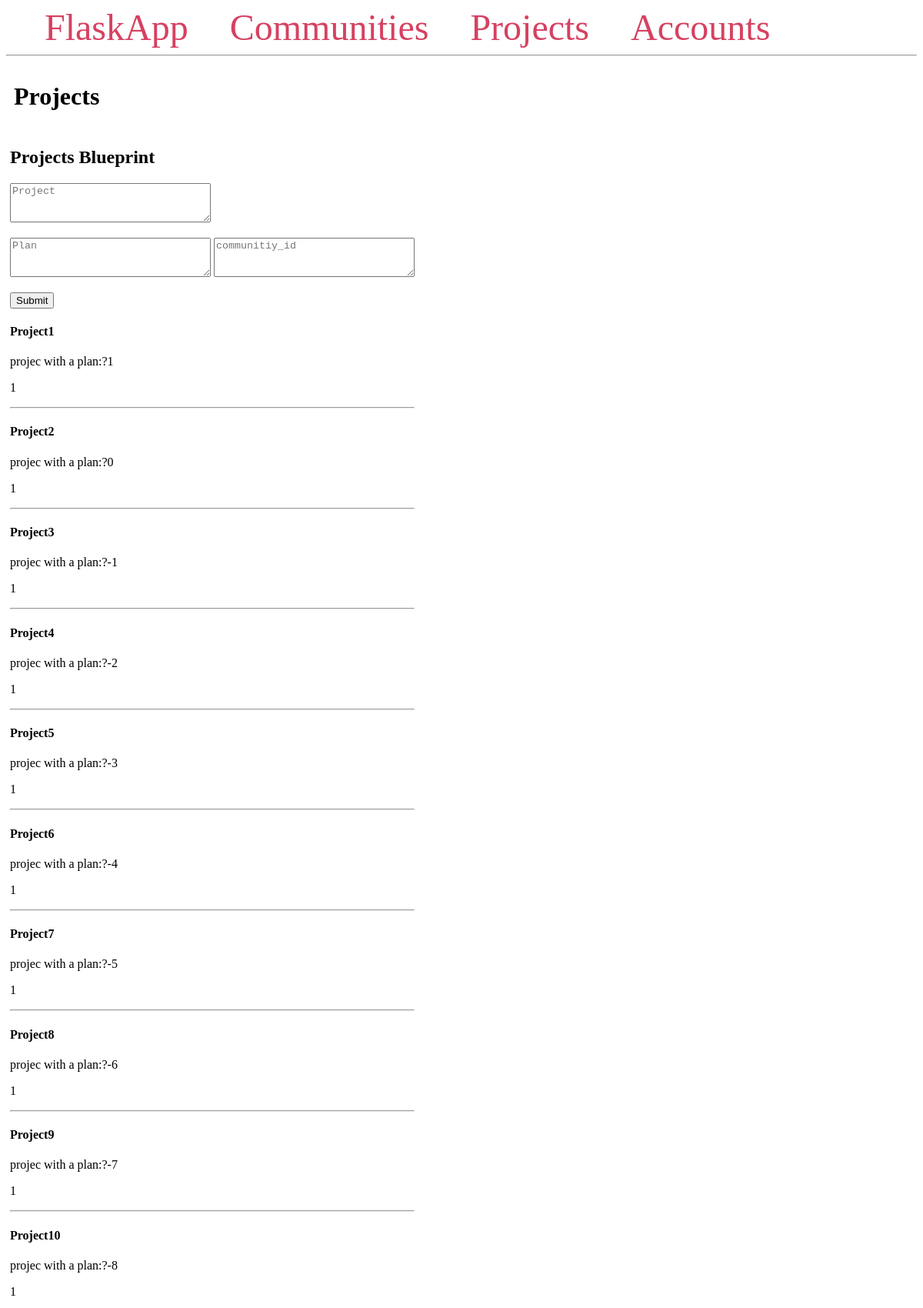
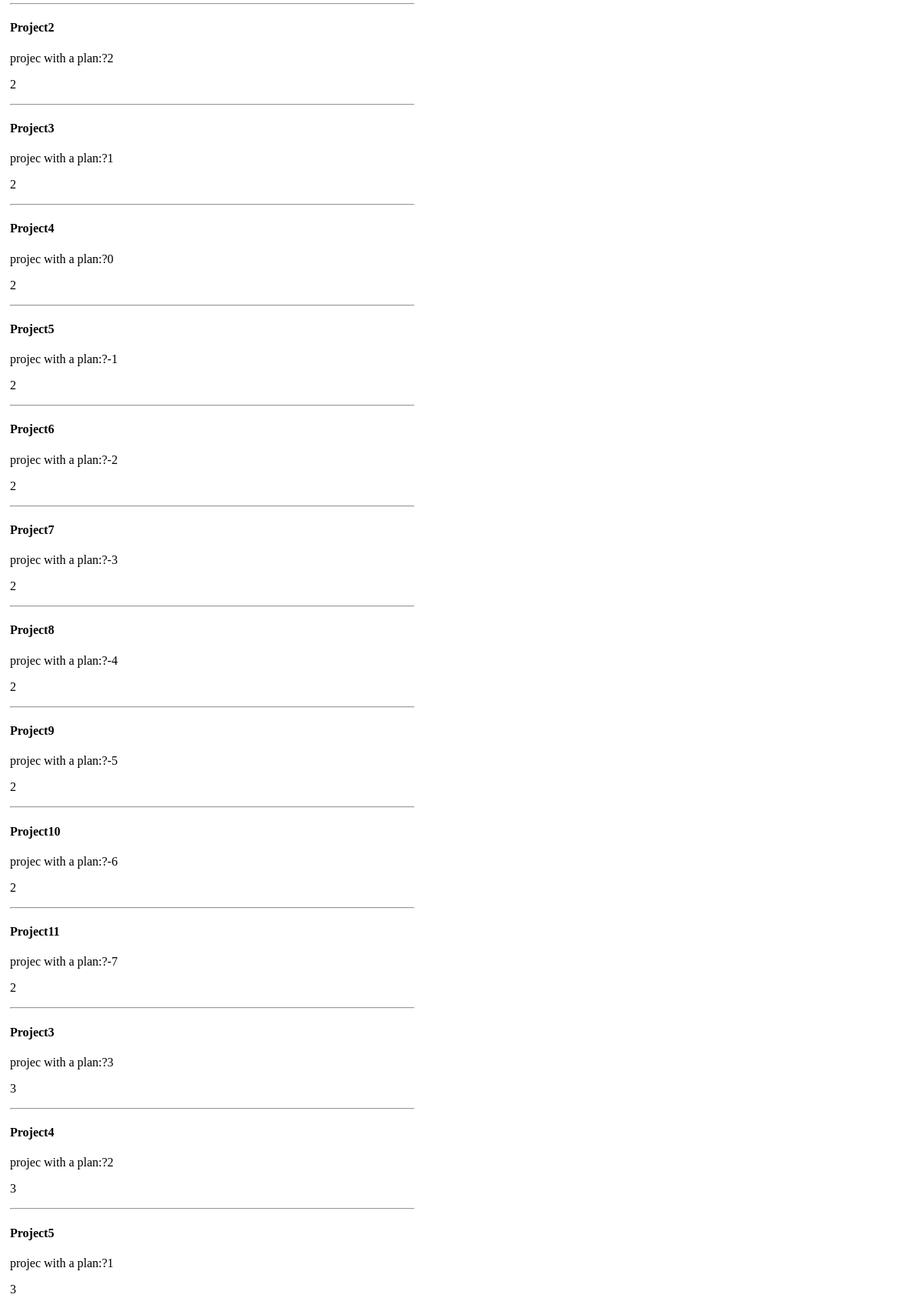
/projects/ (upper part), run on the app's committed database (2 pictures, top to bottom).
### app/models/project.py (models this page shows, shortened)
class Project(db.Model):
    id = db.Column(db.Integer, primary_key=True)
    title = db.Column(db.Text)
    plan = db.Column(db.Text)
    community_id = db.Column(db.Integer, db.ForeignKey('community.id'))

### app/projects/routes.py (the view, shortened to what this page needs)
@bp.route('/', methods=('GET', 'POST'))
def index():
    projects = Project.query.all()
    return render_template('projects/index.html', projects=projects)

### app/templates/projects/index.html
{% extends 'base.html' %}
{% block content %}
    <span class="title">
        <h1>{% block title %} Projects {% endblock %}</h1>
    </span>
    <div class="projects">
        <h2>Projects Blueprint</h2>
        <div class="projects">
            <div class="new-projects">
                <form method="POST">
                    <p>
                        <textarea id="q-content"
                                name="title"
                                placeholder="Project"
                                cols="30" rows="3"></textarea>
                    </p>
                        <textarea id="q-answer"
                                name="plan"
                                placeholder="Plan"
                                cols="30" rows="3"></textarea>
                        <textarea id="q-id"
                                name="community_id"
                                placeholder="communitiy_id"
                                cols="30" rows="3"></textarea>
                    <p><input type="submit"></p>
                </form>
            </div>
            <div class="projects-list">
                {% for project in projects %}
                    <div class="project">
                        <h4>{{ project.title }}</h4>
                        <p>{{ project.plan }}</p>
                        <p>{{ project.community_id }}</p>
                        <hr>
                    </div>
                {% endfor %}
            </div>
        </div>
    </div>
{% endblock %}

### app/templates/base.html (style rules this page uses)
h2 { width: 100%; }
.title { margin: 5px; width: 100%; }

### data on the page
Project: title "Project1", plan "projec with a plan:?1", community_id "1"
Project: title "Project2", plan "projec with a plan:?0", community_id "1"
Project: title "Project3", plan "projec with a plan:?-1", community_id "1"
Project: title "Project4", plan "projec with a plan:?-2", community_id "1"
Project: title "Project5", plan "projec with a plan:?-3", community_id "1"
Project: title "Project6", plan "projec with a plan:?-4", community_id "1"
Project: title "Project7", plan "projec with a plan:?-5", community_id "1"
Project: title "Project8", plan "projec with a plan:?-6", community_id "1"
Project: title "Project9", plan "projec with a plan:?-7", community_id "1"
Project: title "Project10", plan "projec with a plan:?-8", community_id "1"
Project: title "Project2", plan "projec with a plan:?2", community_id "2"
Project: title "Project3", plan "projec with a plan:?1", community_id "2"
Project: title "Project4", plan "projec with a plan:?0", community_id "2"
Project: title "Project5", plan "projec with a plan:?-1", community_id "2"
Project: title "Project6", plan "projec with a plan:?-2", community_id "2"
Project: title "Project7", plan "projec with a plan:?-3", community_id "2"
Project: title "Project8", plan "projec with a plan:?-4", community_id "2"
Project: title "Project9", plan "projec with a plan:?-5", community_id "2"
Project: title "Project10", plan "projec with a plan:?-6", community_id "2"
Project: title "Project11", plan "projec with a plan:?-7", community_id "2"
Project: title "Project3", plan "projec with a plan:?3", community_id "3"
Project: title "Project4", plan "projec with a plan:?2", community_id "3"
Project: title "Project5", plan "projec with a plan:?1", community_id "3"
